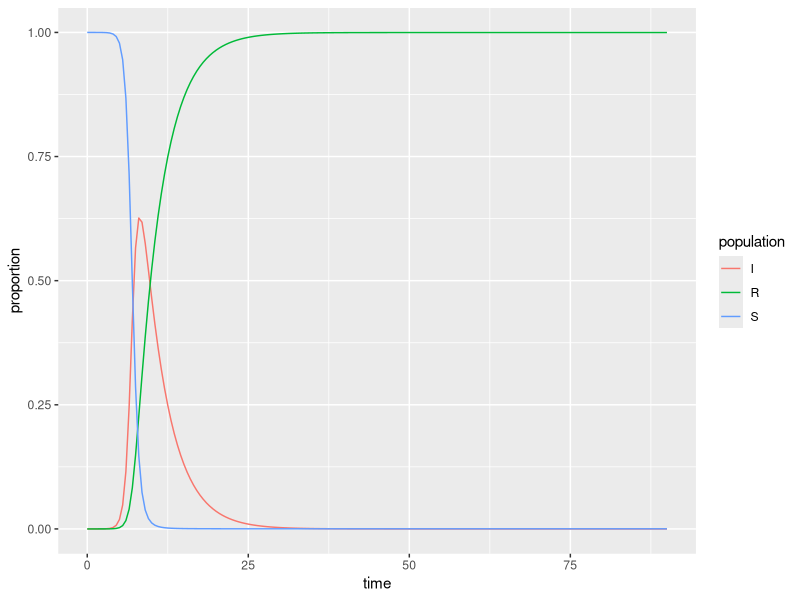

Write the R code that produced this figure.
## ---- chunk 1
#| message: false
#| warning: false
library(tidyverse)
library(deSolve)
## ---- chunk 2
# Proportion in each compartment: Susceptible 0.999999, Infected 0.000001, Recovered 0 (these are directly from the example linked above) ----
init <- c(S = 1-1e-6, I = 1e-6, R = 0.0)

# beta: infection parameter; gamma: recovery parameter ----
parameters <- c(beta = 2.206, gamma = 0.261)

# time frame ----
times <- seq(0, 90, by = 0.5)
## ---- chunk 3
# Build the function with all ----
sir <- function(time, init, parameters) {

  with(as.list(c(init, parameters)), {
    dS <- -beta * S * I
    dI <-  beta * S * I - gamma * I
    dR <-  gamma * I
    
    return(list(c(dS, dI, dR)))
    
  })
  
}
## ---- chunk 4
# Solve using `deSolve::ode()` ----
approximation <- ode(y = init, times = times, func = sir, parms = parameters)
## ---- chunk 5
# Get output into a data frame ----
approx_df <- as.data.frame(approximation)

# Pivot longer so R will do the work for us ----
approx_long <- approx_df %>% 
  pivot_longer(cols = S:R, names_to = "population", values_to = "proportion")
## ---- chunk 6
ggplot(data = approx_long, aes(x = time, y = proportion)) +
  geom_line(aes(color = population))
